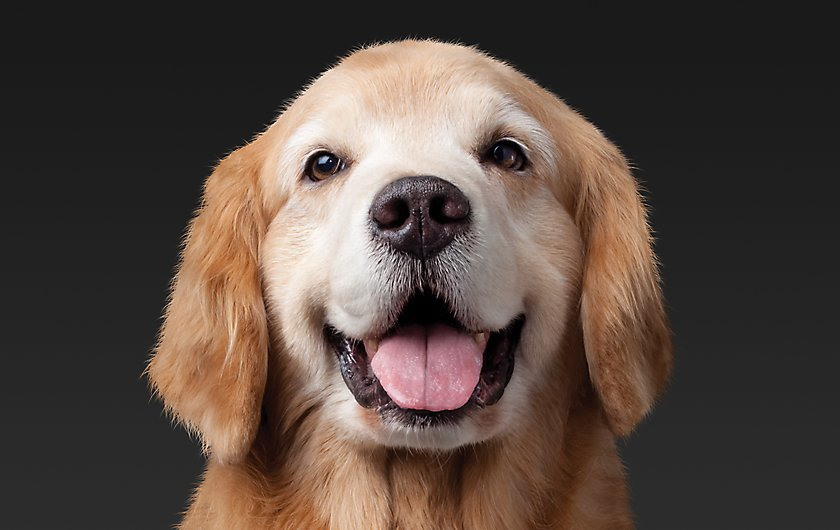
#> input picture 8 More about iteration/img/golden.jpg, 840 x 530 px, found by its file name
$ python ret.py
#> lines starting #> are read from the running program, lines starting #| are printed output that depends on the picture

from PIL import Image

image1=Image.open('Golden.jpg')     #open the golden picture and assign it
#> image1 is the input picture: PIL image 840x530 RGB; mean R, G, B 86.1, 72, 64.4

image1.show()                   #open pic so we can see it

image1.save('Golden.png')       #save pic as .png

image1.rotate(45).show()        #rotates pic 45 degrees and shows it
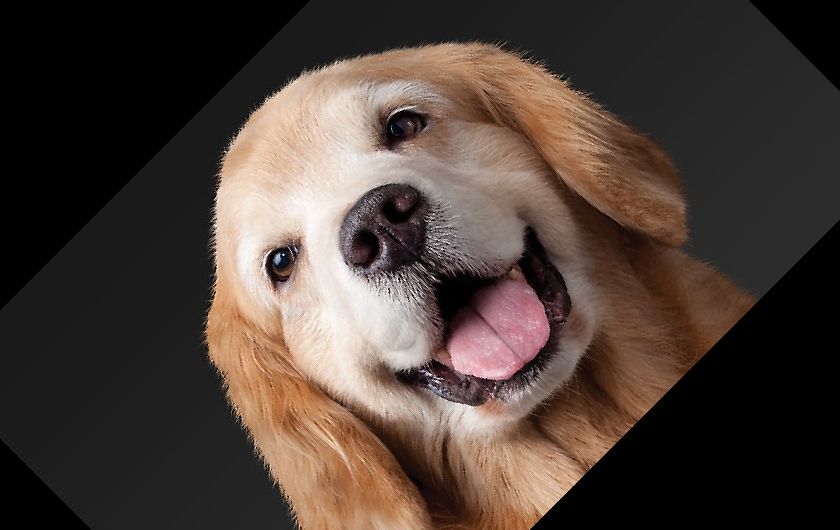
#> shown: PIL image 840x530 RGB; mean R, G, B 75.8, 62.6, 55.5

$ run again, with 8 More about iteration/img/bird.JPG copied over 8 More about iteration/img/golden.jpg
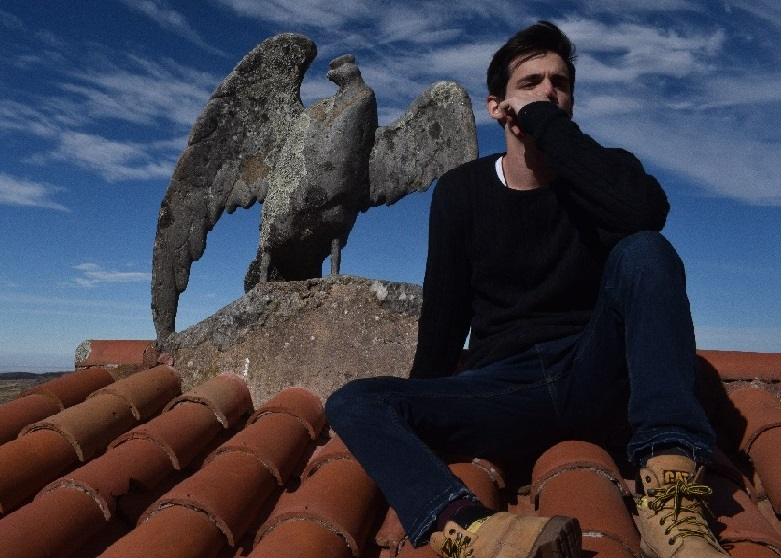
#> input picture 8 More about iteration/img/bird.JPG, 781 x 558 px, found by its file name
#> image1 is the input picture: PIL image 781x558 RGB; mean R, G, B 61.6, 61.5, 73.5
#> `image1.rotate(45).show()`:
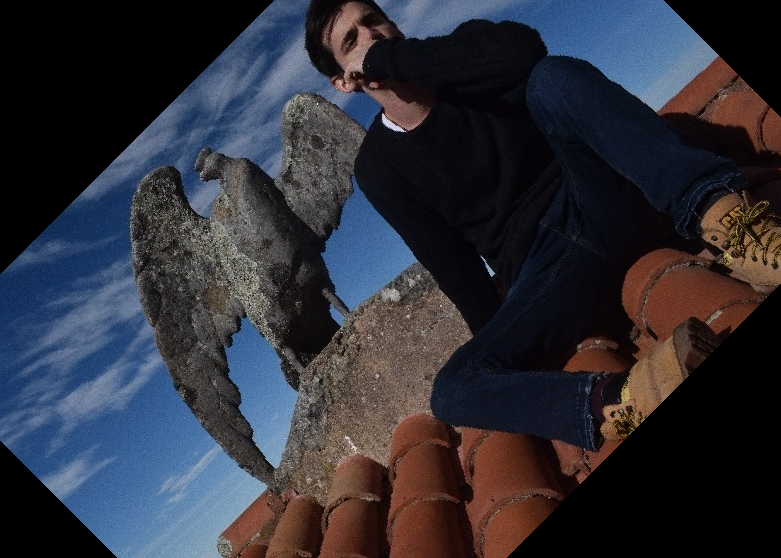
#> shown: PIL image 781x558 RGB; mean R, G, B 46.7, 47.4, 56.5

$ run again, with 8 More about iteration/img/marco.JPG copied over 8 More about iteration/img/golden.jpg
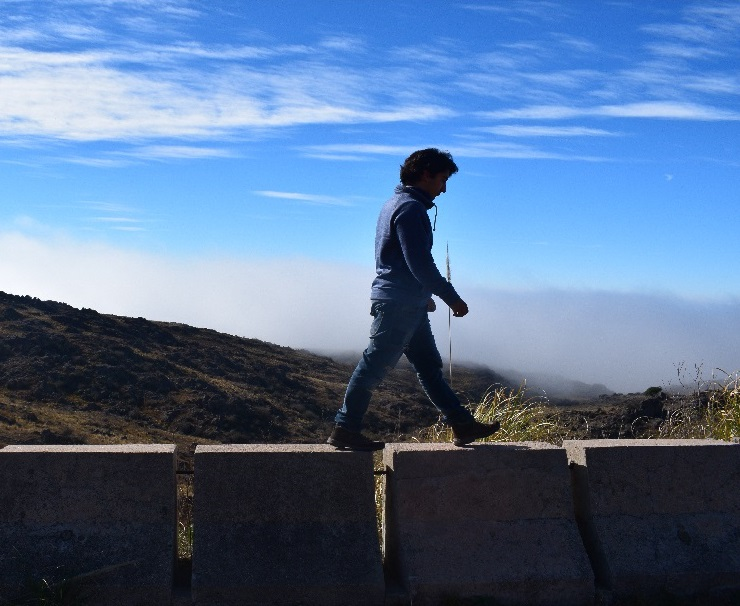
#> input picture 8 More about iteration/img/marco.JPG, 740 x 606 px, found by its file name
#> image1 is the input picture: PIL image 740x606 RGB; mean R, G, B 87.7, 114.4, 149.5
#> `image1.rotate(45).show()`:
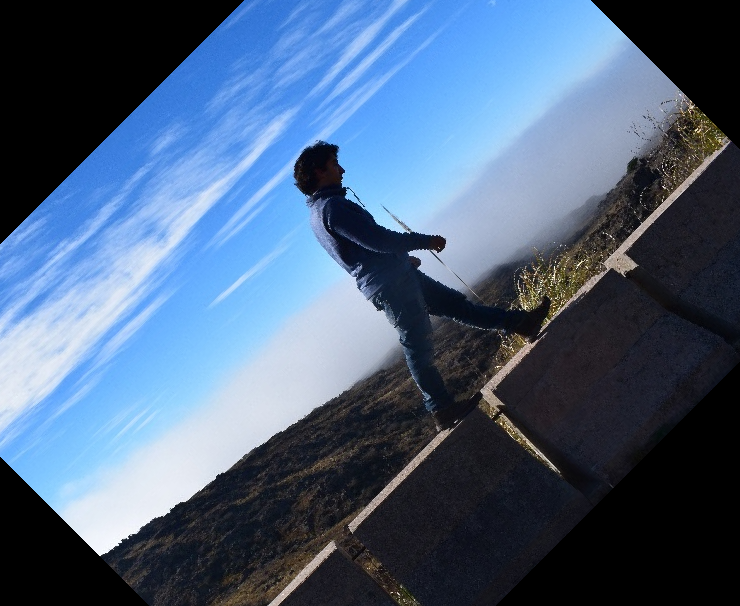
#> shown: PIL image 740x606 RGB; mean R, G, B 76.5, 97.9, 125.2
